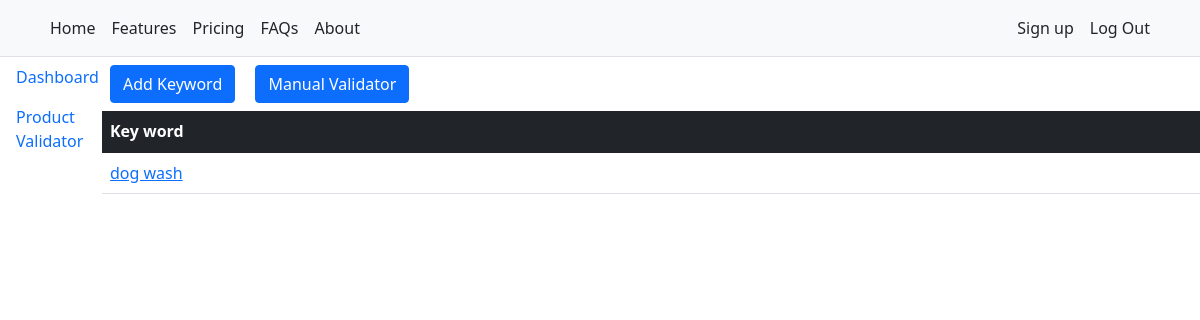
The page /12345/3/product_validator/ (signed in) on the database its author committed.
### Business_Admin/models.py (models this page shows, shortened)
class PermissionToStaff(models.Model):
    brand_to_country = models.ForeignKey(BrandToMarket, on_delete=models.CASCADE, blank=True)
    to_staff = models.ForeignKey('auth.user', on_delete=models.CASCADE, null=True)
    staff_permission = models.ManyToManyField('auth.permission')
    staff_modules = models.CharField(max_length=10000, blank=True)

### Prod_Validator/models.py (models this page shows)
class ManualValidator(models.Model):
    brand = models.ForeignKey(BrandToMarket, on_delete=models.CASCADE, blank=True, null=True)
    keyword_auto_validate = models.CharField(max_length=100, blank=True)
    asin1 = models.CharField(blank=True, max_length=30)
    asin2 = models.CharField(blank=True, max_length=30)
    asin3 = models.CharField(blank=True, max_length=30)
    asin4 = models.CharField(blank=True, max_length=30)
    asin5 = models.CharField(blank=True, max_length=30)
    asin6 = models.CharField(blank=True, max_length=30)
    asin7 = models.CharField(blank=True, max_length=30)
    asin8 = models.CharField(blank=True, max_length=30)
    asin9 = models.CharField(blank=True, max_length=30)
    asin10 = models.CharField(blank=True, max_length=30)
    xray_graph = models.FileField(upload_to='manual_validator/x-ray graphs', blank=True)
    xray_ss = models.FileField(upload_to='manual_validator/x-ray ss', blank=True)
    google_trends_ss = models.FileField(upload_to='manual_validator/google trends ss', blank=True)
    xray = models.FileField(upload_to='manual_validator/xray', blank=True)
    cerebro = models.FileField(upload_to='manual_validator/cerebro', blank=True)
    amazon_choice = models.FileField(upload_to='manual_validator/amazon choice', blank=True)
    magnet = models.FileField(upload_to='manual_validator/magnet', blank=True)

### Prod_Validator/views.py (the view, shortened to what this page needs)
# urls.py: path('', login_required(ManualValidationView.as_view()), name='manual_view'),
class ManualValidationView(View):
    def get(self, request, trade_mark, permission_to_staff_id):
        a=PermissionToStaff.objects.get(id=permission_to_staff_id)
        data = {
            'my_modules':a.staff_modules.split(','),
            'form': ManualValidatorForm(),
            'manual_validator':ManualValidator.objects.filter(brand=BrandToMarket.objects.get(trade_mark=trade_mark)).values('keyword_auto_validate','id')
        }
        return render(request, "product_validator/manual_validator.html", data)

### templates/product_validator/manual_validator.html (shortened to what this page needs)
{% extends 'base/base2.html' %}{% load static %}{% block title %}Manual Validator{% endblock %} {% block container %}
<div>
    <button type="button" class="btn btn-primary m-2" data-bs-toggle="modal" data-bs-target="#">
        Add Keyword
    </button>
    <button type="button" class="btn btn-primary m-2" data-bs-toggle="modal" data-bs-target="#staticBackdrop">
        Manual Validator
    </button>
</div>
<div>
    {% block mv %}
    <table class="table">
        <thead class="table-dark">
            <tr>
                <th>Key word</th>
            </tr>
        </thead>
        <tbody>
            {% for i in manual_validator %}
            <tr>
                <td><a href="{{request.path}}{{i.id}}">{{i.keyword_auto_validate}}</a></td>
            </tr>
            {% endfor %}
        </tbody>
    </table>
    {% endblock %}
</div>
{% endblock %}

### templates/base/base2.html (shortened to what this page needs)
<!DOCTYPE html>{% load static %}
<html lang="en">
<head>
    <link href="https://cdn.jsdelivr.net/npm/bootstrap@5.1.3/dist/css/bootstrap.min.css" rel="stylesheet"> {% block stylesheets %}{% endblock %}
</head>
<body>
    <div>
        <nav class="py-2 bg-light border-bottom">
            <div class="container d-flex flex-wrap">
                <ul class="nav me-auto">
                    <li class="nav-item"><a href="#" class="nav-link link-dark px-2 active" aria-current="page">Home</a></li>
                    <li class="nav-item"><a href="#" class="nav-link link-dark px-2">Features</a></li>
                    <li class="nav-item"><a href="#" class="nav-link link-dark px-2">Pricing</a></li>
                    <li class="nav-item"><a href="#" class="nav-link link-dark px-2">FAQs</a></li>
                    <li class="nav-item"><a href="#" class="nav-link link-dark px-2">About</a></li>
                </ul>
                <ul class="nav">
                    <li class="nav-item"><a href="user/sign-up" class="nav-link link-dark px-2">Sign up</a></li>
                    {% if request.user.is_authenticated %}
                    <li class="nav-item"><a href="/myaccounts/logout" class="nav-link link-dark px-2">Log Out</a></li>
                    {% else %}
                    <li class="nav-item"><a href="/myaccounts/login" class="nav-link link-dark px-2">Login</a></li>
                    {% endif %}
                </ul>
            </div>
        </nav>
    </div>
    <div class="row">
        <div class="col-1">
            <ul class="nav flex-column">
                <li class="nav-item">
                    <a class="nav-link active" aria-current="page" href="#">Dashboard</a>
                </li>
                {% for i in my_modules %}
                <li class="nav-item">
                    <a class="nav-link" href="{{request.path}}/product_validator/">{{i}}</a>
                </li>
                {% endfor %}
            </ul>
        </div>
        <div class="col-11">
            {% block container %}{% endblock %}
        </div>
    </div>
</body>
</html>

### rows shown on the page
PermissionToStaff: my_modules "Product Validator"
ManualValidator: keyword_auto_validate "dog wash"
